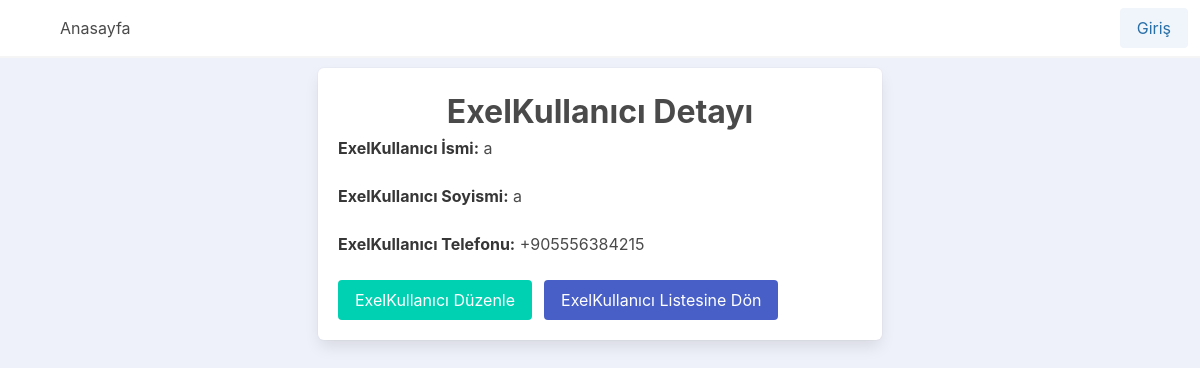
The page /exelusers/detail/12/ on the database as committed earlier.
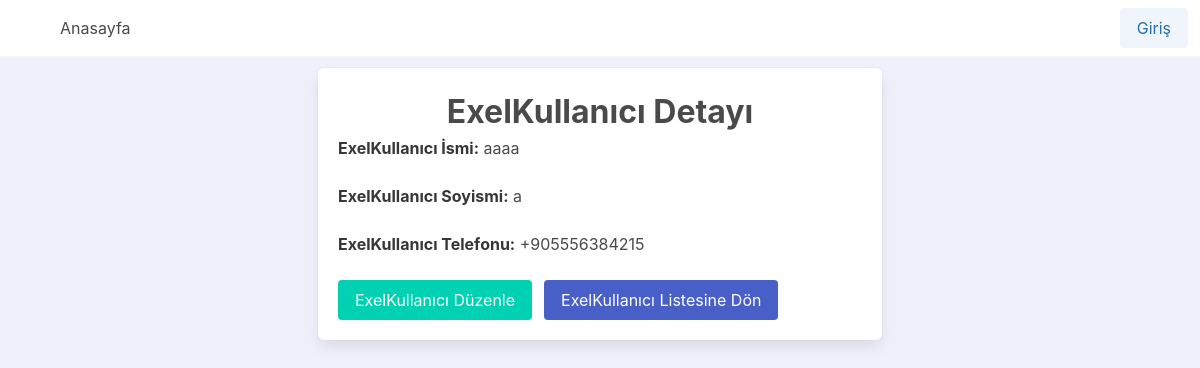
The same page on the database as committed later.
### app_base/models.py (models this page shows)
class ExelUsers(models.Model):
    name = models.CharField(max_length=250)
    surname = models.CharField(max_length=250)
    phonenumber = PhoneNumberField(blank=True, null=True)
    date = models.DateTimeField(auto_now_add=True)
    last_updated = models.DateTimeField(auto_now=True)

### app_base/views/exelusers_view.py (the view)
# urls.py: path("exelusers/detail/<int:pk>/", views.ExelUsersDetailView.as_view(), name="exelusers_detail"),
class ExelUsersDetailView(DetailView):
    model = ExelUsers
    template_name = "app_base/exelusers/exelusers_detail.html"
    context_object_name = "exelusers"

### app_base/templates/app_base/exelusers/exelusers_detail.html (shortened to what this page needs)
{% extends "base.html" %}
{% block content %}
    <div class="column is-half m-auto">
        <div class="box">
            <h1 class="has-text-centered has-text-weight-bold is-size-3">ExelKullanıcı Detayı</h1>
            <div class="block">
                <p>
                    <strong>ExelKullanıcı İsmi:</strong> {{ exelusers.name }}
                </p>
            </div>
            <div class="block">
                <p>
                    <strong>ExelKullanıcı Soyismi:</strong> {{ exelusers.surname }}
                </p>
            </div>
            <div class="block">
                <p>
                    <strong>ExelKullanıcı Telefonu:</strong> {{ exelusers.phonenumber }}
                </p>
            </div>
            <div class="field is-grouped">
                <div class="control">
                    <a class="button is-primary" href="{% url 'exelusers_update' exelusers.pk %}">ExelKullanıcı Düzenle</a>
                </div>
                <div class="control">
                    <a class="button is-link" href="{% url 'exelusers_list' %}">ExelKullanıcı Listesine Dön</a>
                </div>
            </div>
        </div>
    </div>
{% endblock content %}

Rows that differ between the two databases and show on the page:
changed ExelUsers: name "a" → "aaaa"
